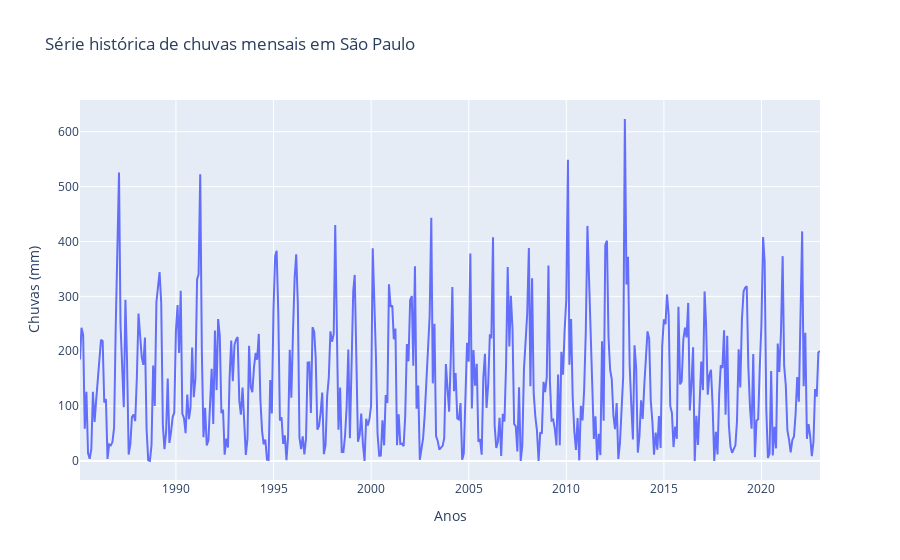

Write notebook code for a chart like this one.
### Markdown cell above
### Gráficos da série temporal

### Code cell
import plotly.graph_objects as go

fig = go.Figure()
fig.add_trace(go.Scatter(x=serie.index, y=serie.values,
                    mode='lines',
                    name='lines'))
fig.update_layout(title='Série histórica de chuvas mensais em São Paulo',
                    xaxis_title='Anos',
                    yaxis_title='Chuvas (mm)')
fig.show()

### Figure 1 — Plotly figure (JSON) as saved in the notebook; plotly's stock layout.template omitted (floating-point values rounded to 4 significant figures; data arrays with more than 128 entries replaced by an {"elided": "..."} marker saying what was removed)
{"data": [{"mode": "lines", "name": "lines", "type": "scatter", "x": {"elided": "456 str values"}, "y": {"elided": "456 float values"}}], "layout": {"title": {"text": "Série histórica de chuvas mensais em São Paulo"}, "xaxis": {"title": {"text": "Anos"}}, "yaxis": {"title": {"text": "Chuvas (mm)"}}}}
